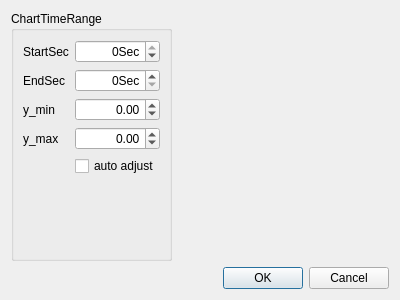
<?xml version="1.0" encoding="UTF-8"?>
<ui version="4.0">
 <class>chartset</class>
 <widget class="QDialog" name="chartset">
  <property name="geometry">
   <rect>
    <x>0</x>
    <y>0</y>
    <width>400</width>
    <height>300</height>
   </rect>
  </property>
  <property name="windowTitle">
   <string>Dialog</string>
  </property>
  <layout class="QVBoxLayout" name="verticalLayout_2">
   <item>
    <layout class="QHBoxLayout" name="horizontalLayout_3">
     <item>
      <widget class="QGroupBox" name="groupBox">
       <property name="title">
        <string>ChartTimeRange</string>
       </property>
       <layout class="QHBoxLayout" name="horizontalLayout">
        <item>
         <layout class="QFormLayout" name="formLayout">
          <property name="fieldGrowthPolicy">
           <enum>QFormLayout::AllNonFixedFieldsGrow</enum>
          </property>
          <property name="verticalSpacing">
           <number>6</number>
          </property>
          <item row="0" column="0">
           <widget class="QLabel" name="label">
            <property name="text">
             <string>StartSec</string>
            </property>
            <property name="buddy">
             <cstring>spinStartSec</cstring>
            </property>
           </widget>
          </item>
          <item row="0" column="1">
           <widget class="QSpinBox" name="spinStartSec">
            <property name="alignment">
             <set>Qt::AlignRight|Qt::AlignTrailing|Qt::AlignVCenter</set>
            </property>
            <property name="suffix">
             <string>Sec</string>
            </property>
            <property name="minimum">
             <number>-200</number>
            </property>
            <property name="maximum">
             <number>0</number>
            </property>
           </widget>
          </item>
          <item row="1" column="0">
           <widget class="QLabel" name="label_2">
            <property name="text">
             <string>EndSec</string>
            </property>
            <property name="buddy">
             <cstring>spinEndSec</cstring>
            </property>
           </widget>
          </item>
          <item row="1" column="1">
           <widget class="QSpinBox" name="spinEndSec">
            <property name="alignment">
             <set>Qt::AlignRight|Qt::AlignTrailing|Qt::AlignVCenter</set>
            </property>
            <property name="suffix">
             <string>Sec</string>
            </property>
            <property name="minimum">
             <number>0</number>
            </property>
            <property name="maximum">
             <number>200</number>
            </property>
           </widget>
          </item>
          <item row="2" column="0">
           <widget class="QLabel" name="label_3">
            <property name="text">
             <string>y_min</string>
            </property>
            <property name="buddy">
             <cstring>spinYmin</cstring>
            </property>
           </widget>
          </item>
          <item row="2" column="1">
           <widget class="QDoubleSpinBox" name="spinYmin">
            <property name="alignment">
             <set>Qt::AlignRight|Qt::AlignTrailing|Qt::AlignVCenter</set>
            </property>
            <property name="minimum">
             <double>-99.000000000000000</double>
            </property>
           </widget>
          </item>
          <item row="3" column="0">
           <widget class="QLabel" name="label_4">
            <property name="text">
             <string>y_max</string>
            </property>
            <property name="buddy">
             <cstring>spinYmax</cstring>
            </property>
           </widget>
          </item>
          <item row="3" column="1">
           <widget class="QDoubleSpinBox" name="spinYmax">
            <property name="alignment">
             <set>Qt::AlignRight|Qt::AlignTrailing|Qt::AlignVCenter</set>
            </property>
            <property name="minimum">
             <double>-99.000000000000000</double>
            </property>
           </widget>
          </item>
          <item row="4" column="1">
           <widget class="QCheckBox" name="ck_autoajust">
            <property name="text">
             <string>auto adjust</string>
            </property>
            <property name="tristate">
             <bool>false</bool>
            </property>
           </widget>
          </item>
         </layout>
        </item>
       </layout>
      </widget>
     </item>
     <item>
      <layout class="QVBoxLayout" name="verticalLayout">
       <item>
        <layout class="QHBoxLayout" name="horizontalLayout_2">
         <item>
          <spacer name="horizontalSpacer">
           <property name="orientation">
            <enum>Qt::Horizontal</enum>
           </property>
           <property name="sizeHint" stdset="0">
            <size>
             <width>40</width>
             <height>20</height>
            </size>
           </property>
          </spacer>
         </item>
        </layout>
       </item>
       <item>
        <spacer name="verticalSpacer">
         <property name="orientation">
          <enum>Qt::Vertical</enum>
         </property>
         <property name="sizeHint" stdset="0">
          <size>
           <width>20</width>
           <height>118</height>
          </size>
         </property>
        </spacer>
       </item>
      </layout>
     </item>
    </layout>
   </item>
   <item>
    <widget class="QDialogButtonBox" name="btnOKgroup">
     <property name="orientation">
      <enum>Qt::Horizontal</enum>
     </property>
     <property name="standardButtons">
      <set>QDialogButtonBox::Cancel|QDialogButtonBox::Ok</set>
     </property>
    </widget>
   </item>
  </layout>
 </widget>
 <resources/>
 <connections>
  <connection>
   <sender>btnOKgroup</sender>
   <signal>accepted()</signal>
   <receiver>chartset</receiver>
   <slot>accept()</slot>
   <hints>
    <hint type="sourcelabel">
     <x>248</x>
     <y>254</y>
    </hint>
    <hint type="destinationlabel">
     <x>157</x>
     <y>274</y>
    </hint>
   </hints>
  </connection>
  <connection>
   <sender>btnOKgroup</sender>
   <signal>rejected()</signal>
   <receiver>chartset</receiver>
   <slot>reject()</slot>
   <hints>
    <hint type="sourcelabel">
     <x>316</x>
     <y>260</y>
    </hint>
    <hint type="destinationlabel">
     <x>286</x>
     <y>274</y>
    </hint>
   </hints>
  </connection>
 </connections>
</ui>
